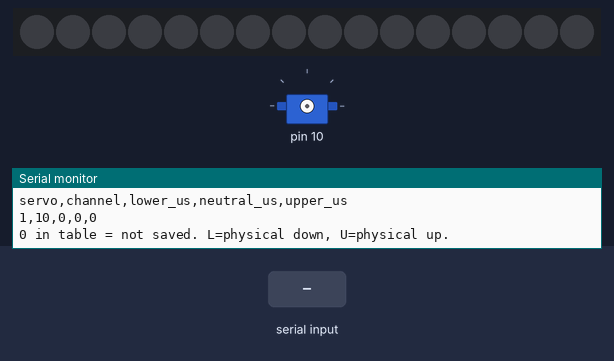
This sketch was run on a simulated Arduino Uno, built with avr-gcc and run on an emulated ATmega328P. Parts: 16 RGB LEDs in strip order, left to right, servo, the last lines printed to the serial monitor. Wiring (inferred from the names in the program): PCA9685 PWM driver at I2C address 0x40. The inputs (shaded band) are chosen by the test bench. Servo pulses on a pin are drawn as a servo (544–2400 µs = 0–180°).

Above: at 1.2 s.
1.3 s: "0\n" received over Serial
2.8 s: "90\n" received over Serial
At 4.7 s:
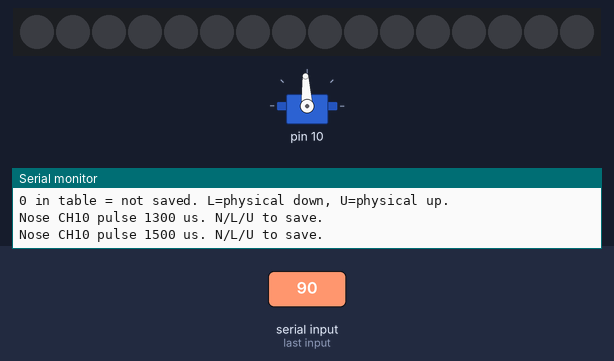
5.0 s: "1\n" received over Serial
At 6.4 s:
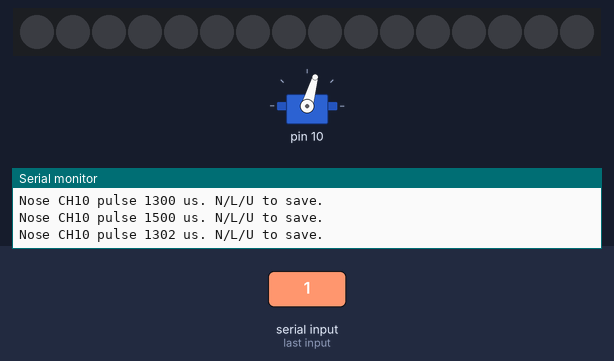
Timing chart, 0 to 8.0 s (numbered marks = the images above; inputs shaded):
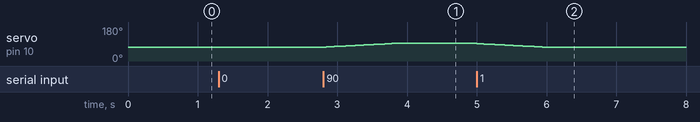

The sketch:

nose_calibrator_uno.ino
```cpp
#include <Wire.h>
#include <EEPROM.h>

// Nose only, PCA9685 CH10. Uno A4=SDA, A5=SCL, common GND.
// External servo supply to V+. Uno 5V supplies PCA VCC logic only.
// Serial Monitor: 115200 baud, NEWLINE required.
// 0..180 = calibration position (1300..1700 us), NOT physical degrees.
// N/L/U save current neutral/down/up. P prints. X turns all outputs off.
// No automatic movement at startup. First number enables CH10 at that pulse.
const uint8_t PCA=0x40, CHANNEL=10;
const int MIN_US=1300, MAX_US=1700, EEPROM_BASE=192;
struct Calibration { uint16_t magic, lower, neutral, upper; };
Calibration saved={0x4E31,0,0,0};
bool ready=false, enabled=false, discard=false;
int currentUs=1500, targetUs=1500;
char line[12]; uint8_t length=0;
unsigned long frame=0;

bool regWrite(uint8_t reg,uint8_t value){
  Wire.beginTransmission(PCA);Wire.write(reg);Wire.write(value);
  return Wire.endTransmission()==0;
}
bool pwm(uint8_t channel,uint16_t ticks){
  Wire.beginTransmission(PCA);Wire.write(0x06+4*channel);
  Wire.write((uint8_t)0);Wire.write((uint8_t)0);
  Wire.write((uint8_t)(ticks&255));Wire.write((uint8_t)(ticks>>8));
  return Wire.endTransmission()==0;
}
bool off(){
  enabled=false;targetUs=currentUs;
  bool ok=true;for(uint8_t ch=0;ch<16;ch++)if(!pwm(ch,4096))ok=false;
  return ok;
}
void fault(){ready=false;off();Serial.println(F("I2C FAULT: cut servo power; check wiring. Reset to retry."));}
bool sendPulse(){
  if(!pwm(CHANNEL,((long)currentUs*4096+10000)/20000)){fault();return false;}
  return true;
}
bool valid(uint16_t v){return v==0||(v>=MIN_US&&v<=MAX_US);}
void printSaved(){
  Serial.println(F("servo,channel,lower_us,neutral_us,upper_us"));
  Serial.print(F("1,10,"));Serial.print(saved.lower);Serial.print(',');
  Serial.print(saved.neutral);Serial.print(',');Serial.println(saved.upper);
  Serial.println(F("0 in table = not saved. L=physical down, U=physical up."));
}
void report(){Serial.print(F("Nose CH10 pulse "));Serial.print(currentUs);Serial.println(F(" us. N/L/U to save."));}
void command(){
  if(discard){Serial.println(F("Command too long"));return;}
  if(!length)return;
  if(length==1){
    char c=line[0];if(c>='a'&&c<='z')c-=32;
    if(c=='X'){if(!off())fault();else Serial.println(F("OFF"));return;}
    if(c=='P'){printSaved();return;}
    if(c=='N'||c=='L'||c=='U'){
      if(!ready||!enabled||currentUs!=targetUs){Serial.println(F("Move first and wait until stopped before saving."));return;}
      if(c=='N')saved.neutral=currentUs;
      if(c=='L')saved.lower=currentUs;
      if(c=='U')saved.upper=currentUs;
      EEPROM.put(EEPROM_BASE,saved);printSaved();return;
    }
  }
  int position=0;
  for(uint8_t i=0;i<length;i++){
    if(line[i]<'0'||line[i]>'9'){Serial.println(F("Use 0..180, N, L, U, P or X"));return;}
    position=position*10+line[i]-'0';
    if(position>180){Serial.println(F("Position must be 0..180"));return;}
  }
  if(!ready)return;
  targetUs=MIN_US+(long)position*(MAX_US-MIN_US)/180;
  if(!enabled){
    // Actual unpowered shaft position is unknown; first enable may move abruptly.
    currentUs=targetUs;if(!sendPulse())return;enabled=true;report();
  }else if(targetUs==currentUs)report();
}
void setup(){
  Serial.begin(115200);Wire.begin();Wire.setClock(100000);Wire.setWireTimeout(25000,true);
  if(!off()||!regWrite(0x00,0x10)||!regWrite(0xFE,121)||!regWrite(0x00,0x20)){fault();return;}
  delay(5);if(!regWrite(0x00,0xA0)||!off()){fault();return;}
  Calibration loaded;EEPROM.get(EEPROM_BASE,loaded);
  if(loaded.magic==saved.magic&&valid(loaded.lower)&&valid(loaded.neutral)&&valid(loaded.upper))saved=loaded;
  ready=true;
  Serial.println(F("READY nose CH10 - all outputs OFF. Set Serial Monitor to Newline."));
  Serial.println(F("Move: 90 then 95 etc. Save: N neutral, L down, U up. P table. X OFF."));
  Serial.println(F("1300..1700 us is a test window, NOT established safe mechanical limits."));
  printSaved();
}
void loop(){
  while(Serial.available()){
    char c=Serial.read();
    if(c=='\n'||c=='\r'){command();length=0;discard=false;}
    else if(!discard){if(length<sizeof(line))line[length++]=c;else discard=true;}
  }
  if(!ready||!enabled||currentUs==targetUs||millis()-frame<20)return;
  frame=millis();
  currentUs+=constrain(targetUs-currentUs,-4,4);
  if(!sendPulse())return;
  if(currentUs==targetUs)report();
}
```

Measured:
- after the input at 2.8 s, servo on pin 10: moves from 73° to 93° over 0.98 s, starting at once
- after the input at 5.0 s, servo on pin 10: moves from 93° to 74° over 0.94 s, starting at once
